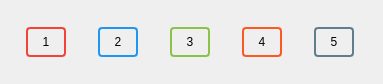
<?xml version="1.0" encoding="UTF-8"?>
<ui version="4.0">
 <class>DbClickButtons</class>
 <widget class="QWidget" name="DbClickButtons">
  <property name="geometry">
   <rect>
    <x>0</x>
    <y>0</y>
    <width>383</width>
    <height>84</height>
   </rect>
  </property>
  <property name="windowTitle">
   <string>Form</string>
  </property>
  <property name="styleSheet">
   <string notr="true">QPushButton {
  /* We want size: 40x30 and we know border is 2 px width */
  width: 36px;
  height: 26px;
  border-radius: 4px;
  background-color: none;
}</string>
  </property>
  <layout class="QGridLayout" name="gridLayout">
   <property name="leftMargin">
    <number>0</number>
   </property>
   <property name="topMargin">
    <number>0</number>
   </property>
   <property name="rightMargin">
    <number>0</number>
   </property>
   <property name="bottomMargin">
    <number>0</number>
   </property>
   <item row="0" column="0">
    <widget class="QPushButton" name="pushButton_1">
     <property name="sizePolicy">
      <sizepolicy hsizetype="Fixed" vsizetype="Fixed">
       <horstretch>0</horstretch>
       <verstretch>0</verstretch>
      </sizepolicy>
     </property>
     <property name="styleSheet">
      <string notr="true">QPushButton {
  border: 2px solid #F44336;
}

QPushButton[is_checked=true] {
  background-color: #F44336;
}

QPushButton[is_selected=true] {
	border: 4px solid white;
}
</string>
     </property>
     <property name="text">
      <string>1</string>
     </property>
     <property name="is_checked" stdset="0">
      <bool>false</bool>
     </property>
     <property name="is_selected" stdset="0">
      <bool>false</bool>
     </property>
    </widget>
   </item>
   <item row="0" column="1">
    <widget class="QPushButton" name="pushButton_2">
     <property name="sizePolicy">
      <sizepolicy hsizetype="Fixed" vsizetype="Fixed">
       <horstretch>0</horstretch>
       <verstretch>0</verstretch>
      </sizepolicy>
     </property>
     <property name="styleSheet">
      <string notr="true">QPushButton {
  border: 2px solid #2096F3;
}

QPushButton[is_checked=true] {
  background-color: #2096F3;
}

QPushButton[is_selected=true] {
	border: 4px solid white;
}
</string>
     </property>
     <property name="text">
      <string>2</string>
     </property>
     <property name="is_checked" stdset="0">
      <bool>false</bool>
     </property>
     <property name="is_selected" stdset="0">
      <bool>false</bool>
     </property>
    </widget>
   </item>
   <item row="0" column="2">
    <widget class="QPushButton" name="pushButton_3">
     <property name="sizePolicy">
      <sizepolicy hsizetype="Fixed" vsizetype="Fixed">
       <horstretch>0</horstretch>
       <verstretch>0</verstretch>
      </sizepolicy>
     </property>
     <property name="styleSheet">
      <string notr="true">QPushButton {
  border: 2px solid #8BC34A;
}

QPushButton[is_checked=true] {
  background-color: #8BC34A;
}

QPushButton[is_selected=true] {
	border: 4px solid white;
}
</string>
     </property>
     <property name="text">
      <string>3</string>
     </property>
     <property name="is_checked" stdset="0">
      <bool>false</bool>
     </property>
     <property name="is_selected" stdset="0">
      <bool>false</bool>
     </property>
    </widget>
   </item>
   <item row="0" column="3">
    <widget class="QPushButton" name="pushButton_4">
     <property name="sizePolicy">
      <sizepolicy hsizetype="Fixed" vsizetype="Fixed">
       <horstretch>0</horstretch>
       <verstretch>0</verstretch>
      </sizepolicy>
     </property>
     <property name="styleSheet">
      <string notr="true">QPushButton {
  border: 2px solid #FF5721;
}

QPushButton[is_checked=true] {
  background-color: #FF5721;
}

QPushButton[is_selected=true] {
	border: 4px solid white;
}
</string>
     </property>
     <property name="text">
      <string>4</string>
     </property>
     <property name="is_checked" stdset="0">
      <bool>false</bool>
     </property>
     <property name="is_selected" stdset="0">
      <bool>false</bool>
     </property>
    </widget>
   </item>
   <item row="0" column="4">
    <widget class="QPushButton" name="pushButton_5">
     <property name="sizePolicy">
      <sizepolicy hsizetype="Fixed" vsizetype="Fixed">
       <horstretch>0</horstretch>
       <verstretch>0</verstretch>
      </sizepolicy>
     </property>
     <property name="styleSheet">
      <string notr="true">QPushButton {
  border: 2px solid #607D8B;
}

QPushButton[is_checked=true] {
  background-color: #607D8B;
}

QPushButton[is_selected=true] {
	border: 4px solid white;
}
</string>
     </property>
     <property name="text">
      <string>5</string>
     </property>
     <property name="is_checked" stdset="0">
      <bool>false</bool>
     </property>
     <property name="is_selected" stdset="0">
      <bool>false</bool>
     </property>
    </widget>
   </item>
  </layout>
 </widget>
 <resources/>
 <connections/>
</ui>
